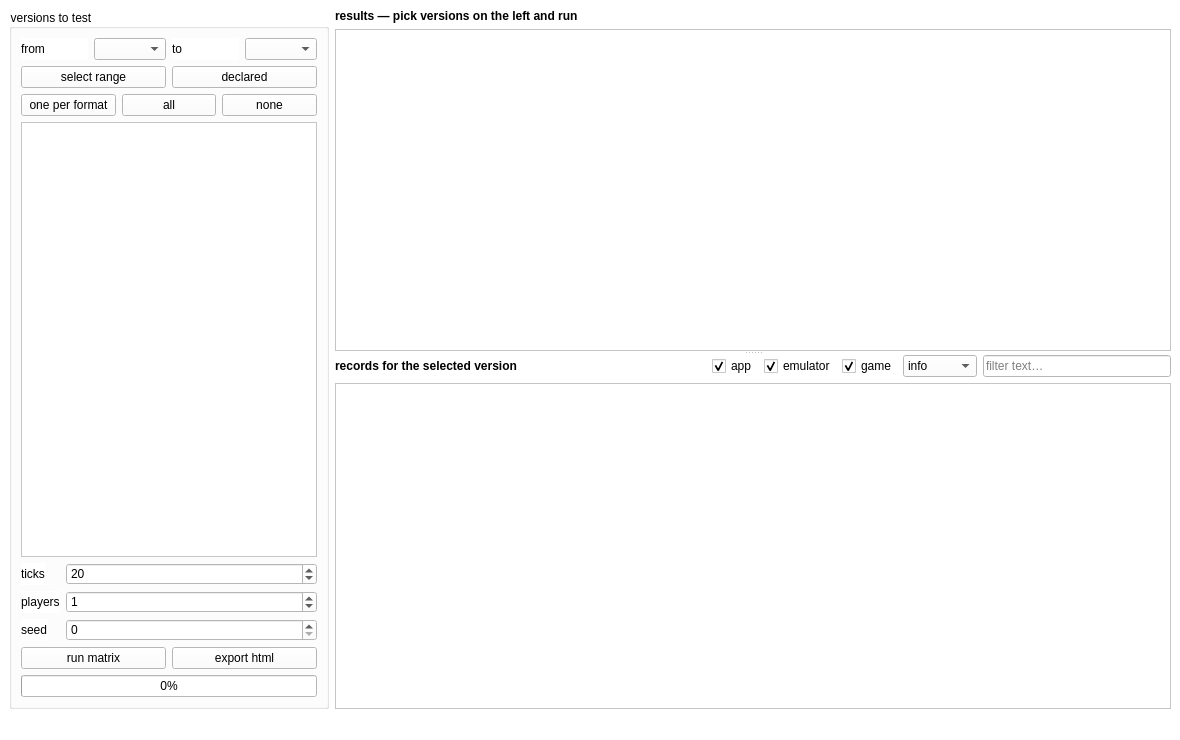
<?xml version="1.0" encoding="UTF-8"?>
<ui version="4.0">
 <class>EngineWindow</class>
 <widget class="QMainWindow" name="EngineWindow">
  <property name="geometry">
   <rect>
    <x>0</x>
    <y>0</y>
    <width>1180</width>
    <height>740</height>
   </rect>
  </property>
  <property name="windowTitle">
   <string>Version test engine</string>
  </property>
  <property name="styleSheet">
   <string notr="true">background-color: rgb(255, 255, 255);
alternate-background-color: rgb(246, 246, 246);
color: rgb(0, 0, 0);
selection-color: rgb(0, 0, 255);
selection-background-color: rgb(228, 251, 255);</string>
  </property>
  <widget class="QWidget" name="centralwidget">
   <layout class="QHBoxLayout" name="rootLayout">
    <item>
     <widget class="QGroupBox" name="groupSelection">
      <property name="title">
       <string>versions to test</string>
      </property>
      <property name="maximumSize">
       <size>
        <width>320</width>
        <height>16777215</height>
       </size>
      </property>
      <layout class="QVBoxLayout" name="selectionLayout">
       <item>
        <layout class="QHBoxLayout" name="rangeLayout">
         <item>
          <widget class="QLabel" name="labelFrom">
           <property name="text">
            <string>from</string>
           </property>
          </widget>
         </item>
         <item>
          <widget class="QComboBox" name="comboFrom"/>
         </item>
         <item>
          <widget class="QLabel" name="labelTo">
           <property name="text">
            <string>to</string>
           </property>
          </widget>
         </item>
         <item>
          <widget class="QComboBox" name="comboTo"/>
         </item>
        </layout>
       </item>
       <item>
        <layout class="QHBoxLayout" name="rangeButtonsLayout">
         <item>
          <widget class="QPushButton" name="buttonSelectRange">
           <property name="text">
            <string>select range</string>
           </property>
          </widget>
         </item>
         <item>
          <widget class="QPushButton" name="buttonSelectDeclared">
           <property name="text">
            <string>declared</string>
           </property>
           <property name="toolTip">
            <string>the range pack.mcmeta says it supports</string>
           </property>
          </widget>
         </item>
        </layout>
       </item>
       <item>
        <layout class="QHBoxLayout" name="quickSelectLayout">
         <item>
          <widget class="QPushButton" name="buttonSelectBoundaries">
           <property name="text">
            <string>one per format</string>
           </property>
           <property name="toolTip">
            <string>keep only the first release of each pack_format</string>
           </property>
          </widget>
         </item>
         <item>
          <widget class="QPushButton" name="buttonSelectAll">
           <property name="text">
            <string>all</string>
           </property>
          </widget>
         </item>
         <item>
          <widget class="QPushButton" name="buttonSelectNone">
           <property name="text">
            <string>none</string>
           </property>
          </widget>
         </item>
        </layout>
       </item>
       <item>
        <widget class="QListWidget" name="listVersions">
         <property name="alternatingRowColors">
          <bool>true</bool>
         </property>
         <property name="styleSheet">
          <string notr="true">QListWidget { font-family: monospace; font-size: 12px; }</string>
         </property>
        </widget>
       </item>
       <item>
        <layout class="QFormLayout" name="parameterLayout">
         <item row="0" column="0">
          <widget class="QLabel" name="labelTicks">
           <property name="text">
            <string>ticks</string>
           </property>
          </widget>
         </item>
         <item row="0" column="1">
          <widget class="QSpinBox" name="spinTicks">
           <property name="minimum">
            <number>1</number>
           </property>
           <property name="maximum">
            <number>72000</number>
           </property>
           <property name="value">
            <number>20</number>
           </property>
          </widget>
         </item>
         <item row="1" column="0">
          <widget class="QLabel" name="labelPlayers">
           <property name="text">
            <string>players</string>
           </property>
          </widget>
         </item>
         <item row="1" column="1">
          <widget class="QSpinBox" name="spinPlayers">
           <property name="maximum">
            <number>200</number>
           </property>
           <property name="value">
            <number>1</number>
           </property>
          </widget>
         </item>
         <item row="2" column="0">
          <widget class="QLabel" name="labelSeed">
           <property name="text">
            <string>seed</string>
           </property>
          </widget>
         </item>
         <item row="2" column="1">
          <widget class="QSpinBox" name="spinSeed">
           <property name="maximum">
            <number>1000000</number>
           </property>
          </widget>
         </item>
        </layout>
       </item>
       <item>
        <layout class="QHBoxLayout" name="runLayout">
         <item>
          <widget class="QPushButton" name="buttonRun">
           <property name="text">
            <string>run matrix</string>
           </property>
          </widget>
         </item>
         <item>
          <widget class="QPushButton" name="buttonExport">
           <property name="text">
            <string>export html</string>
           </property>
          </widget>
         </item>
        </layout>
       </item>
       <item>
        <widget class="QProgressBar" name="progressBar">
         <property name="value">
          <number>0</number>
         </property>
        </widget>
       </item>
      </layout>
     </widget>
    </item>
    <item>
     <widget class="QSplitter" name="resultSplitter">
      <property name="orientation">
       <enum>Qt::Vertical</enum>
      </property>
      <widget class="QWidget" name="resultsPane" native="true">
       <layout class="QVBoxLayout" name="resultsLayout">
        <property name="leftMargin">
         <number>0</number>
        </property>
        <property name="topMargin">
         <number>0</number>
        </property>
        <property name="rightMargin">
         <number>0</number>
        </property>
        <property name="bottomMargin">
         <number>0</number>
        </property>
        <item>
         <widget class="QLabel" name="labelResults">
          <property name="text">
           <string>results — pick versions on the left and run</string>
          </property>
          <property name="styleSheet">
           <string notr="true">font-weight: bold;</string>
          </property>
         </widget>
        </item>
        <item>
         <widget class="QTableView" name="tableResults">
          <property name="alternatingRowColors">
           <bool>true</bool>
          </property>
          <property name="showGrid">
           <bool>false</bool>
          </property>
          <property name="selectionBehavior">
           <enum>QAbstractItemView::SelectRows</enum>
          </property>
          <property name="styleSheet">
           <string notr="true">QTableView { font-family: monospace; font-size: 11px; }</string>
          </property>
         </widget>
        </item>
       </layout>
      </widget>
      <widget class="QWidget" name="detailPane" native="true">
       <layout class="QVBoxLayout" name="detailLayout">
        <property name="leftMargin">
         <number>0</number>
        </property>
        <property name="topMargin">
         <number>0</number>
        </property>
        <property name="rightMargin">
         <number>0</number>
        </property>
        <property name="bottomMargin">
         <number>0</number>
        </property>
        <item>
         <layout class="QHBoxLayout" name="detailFilterLayout">
          <item>
           <widget class="QLabel" name="labelDetail">
            <property name="text">
             <string>records for the selected version</string>
            </property>
            <property name="styleSheet">
             <string notr="true">font-weight: bold;</string>
            </property>
           </widget>
          </item>
          <item>
           <spacer name="detailSpacer">
            <property name="orientation">
             <enum>Qt::Horizontal</enum>
            </property>
            <property name="sizeHint" stdset="0">
             <size>
              <width>40</width>
              <height>20</height>
             </size>
            </property>
           </spacer>
          </item>
          <item>
           <widget class="QCheckBox" name="checkApp">
            <property name="text">
             <string>app</string>
            </property>
            <property name="checked">
             <bool>true</bool>
            </property>
           </widget>
          </item>
          <item>
           <widget class="QCheckBox" name="checkEmulator">
            <property name="text">
             <string>emulator</string>
            </property>
            <property name="checked">
             <bool>true</bool>
            </property>
           </widget>
          </item>
          <item>
           <widget class="QCheckBox" name="checkGame">
            <property name="text">
             <string>game</string>
            </property>
            <property name="checked">
             <bool>true</bool>
            </property>
           </widget>
          </item>
          <item>
           <widget class="QComboBox" name="comboLevel">
            <property name="currentIndex">
             <number>1</number>
            </property>
            <item>
             <property name="text">
              <string>debug</string>
             </property>
            </item>
            <item>
             <property name="text">
              <string>info</string>
             </property>
            </item>
            <item>
             <property name="text">
              <string>warning</string>
             </property>
            </item>
            <item>
             <property name="text">
              <string>error</string>
             </property>
            </item>
           </widget>
          </item>
          <item>
           <widget class="QLineEdit" name="editFilter">
            <property name="placeholderText">
             <string>filter text…</string>
            </property>
            <property name="clearButtonEnabled">
             <bool>true</bool>
            </property>
           </widget>
          </item>
         </layout>
        </item>
        <item>
         <widget class="QTableView" name="tableRecords">
          <property name="alternatingRowColors">
           <bool>true</bool>
          </property>
          <property name="showGrid">
           <bool>false</bool>
          </property>
          <property name="selectionBehavior">
           <enum>QAbstractItemView::SelectRows</enum>
          </property>
          <property name="styleSheet">
           <string notr="true">QTableView { font-family: monospace; font-size: 11px; }</string>
          </property>
         </widget>
        </item>
       </layout>
      </widget>
     </widget>
    </item>
   </layout>
  </widget>
  <widget class="QStatusBar" name="statusbar"/>
 </widget>
 <resources/>
 <connections/>
</ui>
